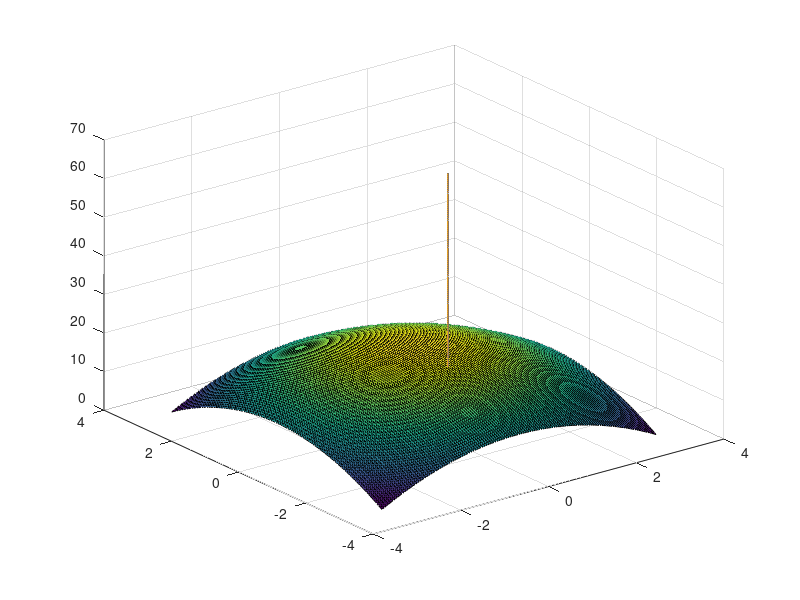

The MATLAB script that drew this image:
% fugure
% [fi,psi]=meshgrid(0:0.05:2*pi+1,-pi:0.05:pi+1);
% x=(2+0.5.*cos(psi)).*cos(fi);
% y=(2+0.5.*cos(psi)).*sin(fi);
% z=0.5.*sin(psi);
% plot3(x,y,z)

clear
figure

[X,Y]=meshgrid(-pi:0.05:pi, -pi:0.05:pi);
Z=20-X.^2-Y.^2;
surf(X,Y,Z);

hold on
Zdx=0;
Zdy=2;
z0=19;


t=-50:0.5:0;
x=0*t;
y=-1+Zdx*t;
z=19-t;
[A,B]=meshgrid(x,y);
line(A,B,z);
